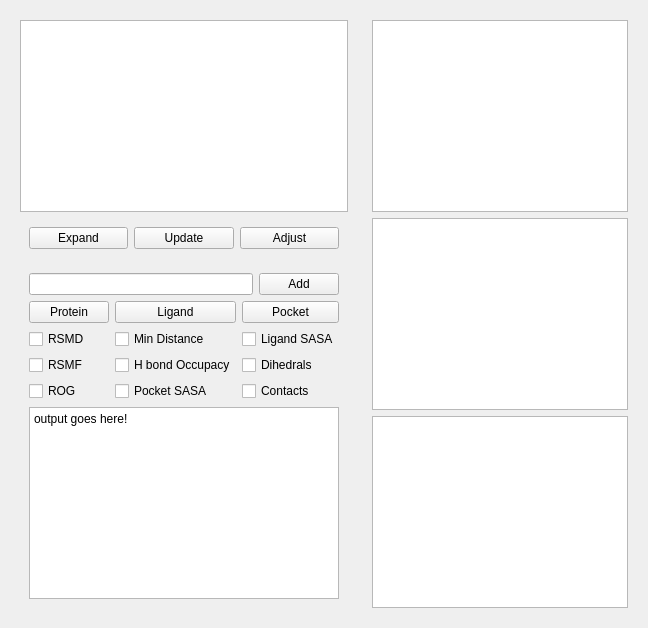
          <widget class="QWidget" name="PybraneAnalysisTab">
           <attribute name="title">
            <string>Simulation Output</string>
           </attribute>
           <layout class="QHBoxLayout" name="horizontalLayout_8">
            <item>
             <widget class="QWidget" name="PybraneAnalysisLeftWidget" native="true">
              <layout class="QVBoxLayout" name="verticalLayout_17">
               <item>
                <widget class="QTextBrowser" name="PybraneAnalysisTEXTPLACEHOLDER"/>
               </item>
               <item>
                <widget class="QWidget" name="PybraneAnalysisButtonHolderWidget" native="true">
                 <layout class="QHBoxLayout" name="horizontalLayout_7">
                  <item>
                   <widget class="QPushButton" name="PybraneAnalysisExpandButton">
                    <property name="text">
                     <string>Expand</string>
                    </property>
                   </widget>
                  </item>
                  <item>
                   <widget class="QPushButton" name="PybraneAnalysisUpdateButton">
                    <property name="text">
                     <string>Update</string>
                    </property>
                   </widget>
                  </item>
                  <item>
                   <widget class="QPushButton" name="PybraneAnalysisAdjustButton">
                    <property name="text">
                     <string>Adjust</string>
                    </property>
                   </widget>
                  </item>
                 </layout>
                </widget>
               </item>
               <item>
                <widget class="QWidget" name="PybraneAnalysisPlotWidget" native="true">
                 <layout class="QGridLayout" name="gridLayout_36">
                  <item row="0" column="0" colspan="3">
                   <widget class="QLineEdit" name="PybraneAnalysisLineEdit"/>
                  </item>
                  <item row="0" column="3">
                   <widget class="QPushButton" name="PybraneAnalysisAddButton">
                    <property name="text">
                     <string>Add</string>
                    </property>
                   </widget>
                  </item>
                  <item row="1" column="0">
                   <widget class="QPushButton" name="PybraneAnalysisProteinButton">
                    <property name="text">
                     <string>Protein</string>
                    </property>
                   </widget>
                  </item>
                  <item row="1" column="1">
                   <widget class="QPushButton" name="PybraneAnalysisLigandButton">
                    <property name="text">
                     <string>Ligand</string>
                    </property>
                   </widget>
                  </item>
                  <item row="1" column="2" colspan="2">
                   <widget class="QPushButton" name="PybraneAnalysisPocketButton">
                    <property name="text">
                     <string>Pocket</string>
                    </property>
                   </widget>
                  </item>
                  <item row="2" column="0">
                   <widget class="QCheckBox" name="PybraneAnalysisRSMDCheckBox">
                    <property name="text">
                     <string>RSMD</string>
                    </property>
                   </widget>
                  </item>
                  <item row="2" column="1">
                   <widget class="QCheckBox" name="PybraneAnalysisMinDisCheckBox">
                    <property name="text">
                     <string>Min Distance</string>
                    </property>
                   </widget>
                  </item>
                  <item row="2" column="2" colspan="2">
                   <widget class="QCheckBox" name="PybraneAnalysisLigandSASACheckBox">
                    <property name="text">
                     <string>Ligand SASA</string>
                    </property>
                   </widget>
                  </item>
                  <item row="3" column="0">
                   <widget class="QCheckBox" name="PybraneAnalysisRSMFCheckBox">
                    <property name="text">
                     <string>RSMF</string>
                    </property>
                   </widget>
                  </item>
                  <item row="3" column="1">
                   <widget class="QCheckBox" name="PybraneAnalysisHBondCheckBox">
                    <property name="text">
                     <string>H bond Occupacy</string>
                    </property>
                   </widget>
                  </item>
                  <item row="3" column="2" colspan="2">
                   <widget class="QCheckBox" name="PybraneAnalysisDihedralsCheckBox">
                    <property name="text">
                     <string>Dihedrals</string>
                    </property>
                   </widget>
                  </item>
                  <item row="4" column="0">
                   <widget class="QCheckBox" name="PybraneAnalysisROGCheckBox">
                    <property name="text">
                     <string>ROG</string>
                    </property>
                   </widget>
                  </item>
                  <item row="4" column="1">
                   <widget class="QCheckBox" name="PybraneAnalysisPocketSASACheckBox">
                    <property name="text">
                     <string>Pocket SASA</string>
                    </property>
                   </widget>
                  </item>
                  <item row="4" column="2" colspan="2">
                   <widget class="QCheckBox" name="PybraneAnalysisContactsCheckBox">
                    <property name="text">
                     <string>Contacts</string>
                    </property>
                   </widget>
                  </item>
                  <item row="5" column="0" colspan="4">
                   <widget class="QTextBrowser" name="PybraneAnalysisOutputTextBox">
                    <property name="html">
                     <string>&lt;!DOCTYPE HTML PUBLIC &quot;-//W3C//DTD HTML 4.0//EN&quot; &quot;http://www.w3.org/TR/REC-html40/strict.dtd&quot;&gt;
&lt;html&gt;&lt;head&gt;&lt;meta name=&quot;qrichtext&quot; content=&quot;1&quot; /&gt;&lt;style type=&quot;text/css&quot;&gt;
p, li { white-space: pre-wrap; }
&lt;/style&gt;&lt;/head&gt;&lt;body style=&quot; font-family:'Sans Serif'; font-size:9pt; font-weight:400; font-style:normal;&quot;&gt;
&lt;p style=&quot; margin-top:0px; margin-bottom:0px; margin-left:0px; margin-right:0px; -qt-block-indent:0; text-indent:0px;&quot;&gt;output goes here!&lt;/p&gt;&lt;/body&gt;&lt;/html&gt;</string>
                    </property>
                   </widget>
                  </item>
                 </layout>
                </widget>
               </item>
              </layout>
             </widget>
            </item>
            <item>
             <widget class="QWidget" name="PybraneAnalysisRightWidget" native="true">
              <layout class="QVBoxLayout" name="verticalLayout_18">
               <item>
                <widget class="QTableWidget" name="PybraneAnalysisTableWidget"/>
               </item>
               <item>
                <widget class="QTextBrowser" name="PybraneAnalysisPlot4TextBox"/>
               </item>
               <item>
                <widget class="QTextBrowser" name="PybraneAnalysisPlot5TextBox"/>
               </item>
              </layout>
             </widget>
            </item>
           </layout>
          </widget>
